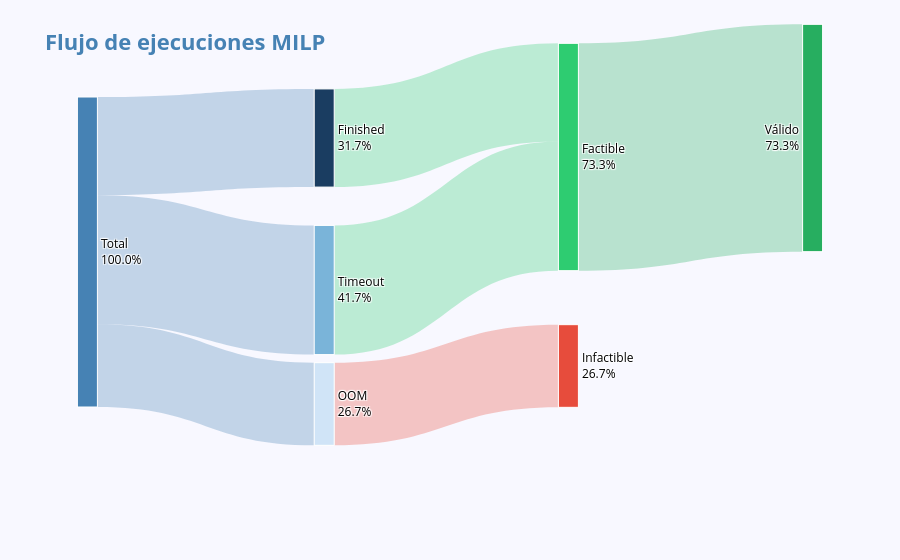

The notebook cell saved with this chart:
### Code cell
def n(mask): return milp[mask].shape[0]

total               = milp.shape[0]
n_finished          = n(milp["status"] == "finished")
n_timeout           = n(milp["status"] == "timeout")
n_oom               = n(milp["status"] == "OOM")
finished_feasible   = n((milp["status"] == "finished") & (milp["feasible"] == True))
finished_infeasible = n((milp["status"] == "finished") & (milp["feasible"] == False))
timeout_feasible    = n((milp["status"] == "timeout")  & (milp["feasible"] == True))
timeout_infeasible  = n((milp["status"] == "timeout")  & (milp["feasible"] == False))
feasible_valid      = n((milp["feasible"] == True) & (milp["valid"] == True))
feasible_invalid    = n((milp["feasible"] == True) & (milp["valid"] == False))

total_feasible = finished_feasible + timeout_feasible

# ── Nodos: 0=Total, 1=Finished, 2=Timeout, 3=OOM,
#           4=Factible, 5=Infactible, 6=Válido, 7=Inválido
labels = ["Total", "Finished", "Timeout", "OOM", "Factible", "Infactible", "Válido", "Inválido"]
source = [0, 0, 0, 1, 1, 2,               2,                 3,     4,            4]
target = [1, 2, 3, 4, 5, 4,               5,                 5,     6,            7]
value  = [n_finished, n_timeout, n_oom,
        finished_feasible, finished_infeasible,
        timeout_feasible, timeout_infeasible,
        n_oom,
        feasible_valid, feasible_invalid]

pcts = [
    100,
    n_finished       / total * 100,
    n_timeout        / total * 100,
    n_oom            / total * 100,
    total_feasible   / total * 100,
    (finished_infeasible + timeout_infeasible + n_oom) / total * 100,
    feasible_valid   / total * 100,
    feasible_invalid / total * 100,
]

x = [0.01, 0.33, 0.33, 0.33, 0.66, 0.66, 0.99, 0.99]
y = [0.40, 0.10, 0.50, 0.80, 0.15, 0.70, 0.10, 0.55]
x = [.001 if v==0 else .999 if v==1 else v for v in x]
y = [.001 if v==0 else .999 if v==1 else v for v in y]

node_colors = [BLUE_PALETTE[3],
                BLUE_PALETTE[5], BLUE_PALETTE[2], BLUE_PALETTE[0],
                "#2ecc71", "#e74c3c",
                "#27ae60", "#c0392b"]

link_colors = [
    "rgba(70,130,180,0.3)",   # Total → Finished
    "rgba(70,130,180,0.3)",   # Total → Timeout
    "rgba(70,130,180,0.3)",   # Total → OOM
    "rgba(46,204,113,0.3)",   # Finished → Factible
    "rgba(231,76,60,0.3)",    # Finished → Infactible
    "rgba(46,204,113,0.3)",   # Timeout → Factible
    "rgba(231,76,60,0.3)",    # Timeout → Infactible
    "rgba(231,76,60,0.3)",    # OOM → Infactible
    "rgba(39,174,96,0.3)",    # Factible → Válido
    "rgba(192,57,43,0.3)",    # Factible → Inválido
]

fig = go.Figure(go.Sankey(
    textfont=dict(color="black", size=12),
    node=dict(
        pad=35, thickness=20,
        line=dict(color="white", width=1),
        label=[f"{name}<br>{pct:.1f}%" for name, pct in zip(labels, pcts)],
        x=x, y=y,
    ),
    link=dict(source=source, target=target, value=value, color=link_colors),
))

fig.update_layout(
    title="<span style='font-size:22px;color:steelblue;'><b>Flujo de ejecuciones MILP</b></span>",
    font=dict(size=12, color="white"),
    paper_bgcolor="#F8F8FF",
)
fig.update_traces(node_color=node_colors)
fig.show()

### Figure 1 — Plotly figure (JSON) as saved in the notebook; plotly's stock layout.template omitted (floating-point values rounded to 4 significant figures)
{"data": [{"link": {"color": ["rgba(70,130,180,0.3)", "rgba(70,130,180,0.3)", "rgba(70,130,180,0.3)", "rgba(46,204,113,0.3)", "rgba(231,76,60,0.3)", "rgba(46,204,113,0.3)", "rgba(231,76,60,0.3)", "rgba(231,76,60,0.3)", "rgba(39,174,96,0.3)", "rgba(192,57,43,0.3)"], "source": [0, 0, 0, 1, 1, 2, 2, 3, 4, 4], "target": [1, 2, 3, 4, 5, 4, 5, 5, 6, 7], "value": [19, 25, 16, 19, 0, 25, 0, 16, 44, 0]}, "node": {"color": ["#4682b4", "#1a3d61", "#7ab4d9", "#d0e4f7", "#2ecc71", "#e74c3c", "#27ae60", "#c0392b"], "label": ["Total<br>100.0%", "Finished<br>31.7%", "Timeout<br>41.7%", "OOM<br>26.7%", "Factible<br>73.3%", "Infactible<br>26.7%", "Válido<br>73.3%", "Inválido<br>0.0%"], "line": {"color": "white", "width": 1}, "pad": 35, "thickness": 20, "x": [0.01, 0.33, 0.33, 0.33, 0.66, 0.66, 0.99, 0.99], "y": [0.4, 0.1, 0.5, 0.8, 0.15, 0.7, 0.1, 0.55]}, "textfont": {"color": "black", "size": 12}, "type": "sankey"}], "layout": {"font": {"color": "white", "size": 12}, "paper_bgcolor": "#F8F8FF", "title": {"text": "<span style='font-size:22px;color:steelblue;'><b>Flujo de ejecuciones MILP</b></span>"}}}
